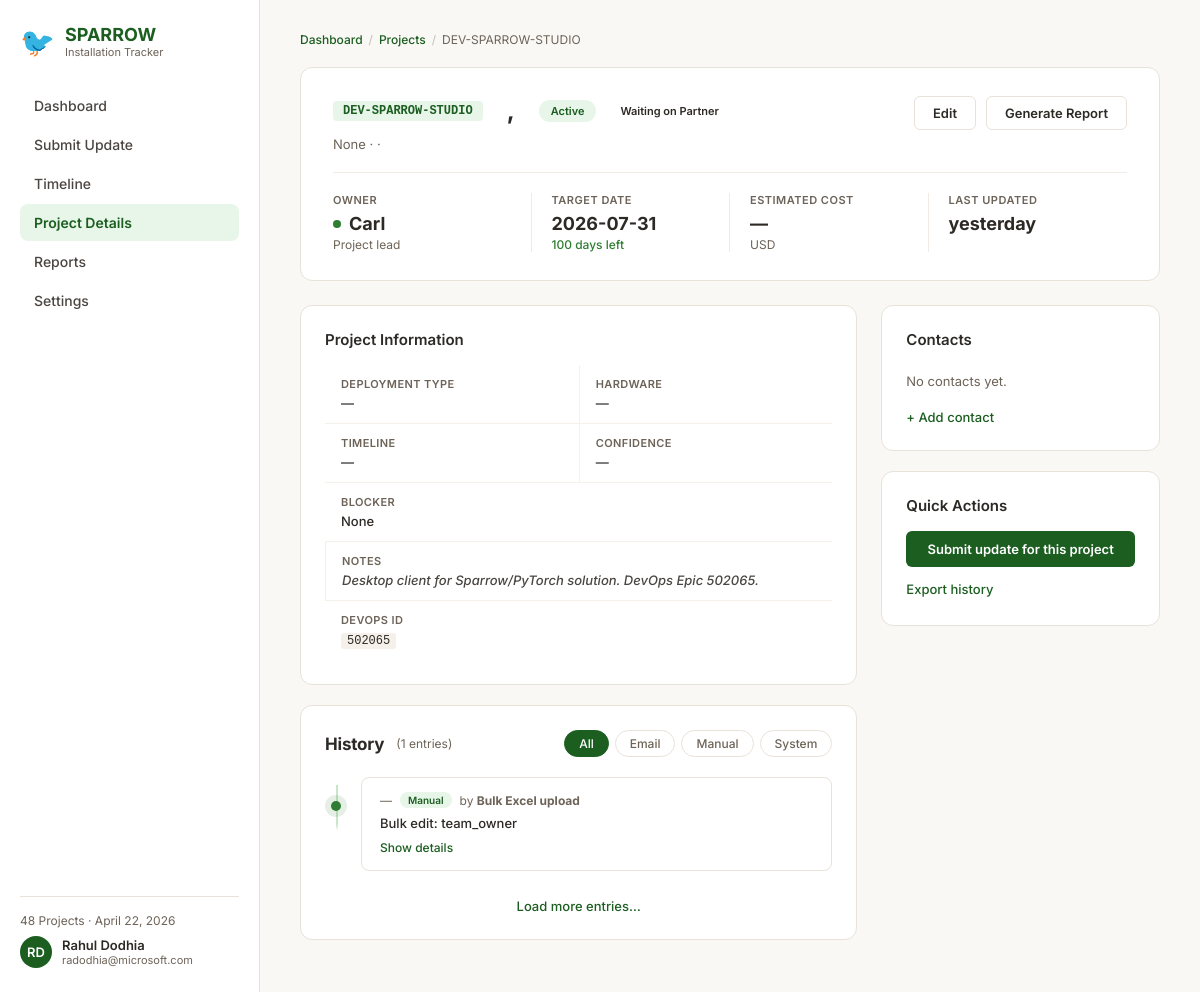
The app's page /project/DEV-SPARROW-STUDIO with its own data.
### tables this page shows
CREATE TABLE projects (
            project_id        TEXT PRIMARY KEY,
            continent         TEXT,
            country           TEXT,
            location          TEXT,
            partner_org       TEXT,
            status            TEXT NOT NULL DEFAULT 'Scoping',
            blocker           TEXT,
            deployment_type   TEXT,
            timeline_label    TEXT,          -- human-readable: "Before End FY26"
            target_date       TEXT,          -- ISO date or NULL
            target_confidence TEXT,          -- hard / committed / soft / aspirational
            hardware          TEXT,
            estimated_cost    REAL,
            team_owner        TEXT,
            devops_id         INTEGER,
            notes             TEXT,
            last_updated      TEXT NOT NULL,
            last_updated_by   TEXT
        , is_at_risk INTEGER NOT NULL DEFAULT 0, item_type TEXT NOT NULL DEFAULT 'deployment', track_name TEXT, start_date TEXT, parent_project_id TEXT, health TEXT NOT NULL DEFAULT 'On Track', priority TEXT, sparrow INTEGER NOT NULL DEFAULT 0, sparrow_go INTEGER NOT NULL DEFAULT 0, robin INTEGER NOT NULL DEFAULT 0);

CREATE TABLE history (
            id              INTEGER PRIMARY KEY AUTOINCREMENT,
            project_id      TEXT NOT NULL,
            timestamp       TEXT NOT NULL,
            updated_by      TEXT,
            source_type     TEXT,            -- email / teams_paste / manual_note / system
            source_text     TEXT,            -- full original pasted text
            changes         TEXT NOT NULL,   -- JSON: {field: {old, new}}
            llm_summary     TEXT,
            FOREIGN KEY (project_id) REFERENCES projects(project_id)
        );

### app.py (the view)
@app.route("/project/<project_id>")
def project_details(project_id):
    p = get_project(project_id)
    if not p:
        return "Project not found", 404
    history = get_project_history(project_id)
    contacts = get_contacts(project_id)
    nudges = get_active_nudges()
    project_nudges = [n for n in nudges if n.get("project_id") == project_id]
    target_sub = ""
    target_sub_color = "#6d6358"
    if p.get("target_date"):
        try:
            td = date.fromisoformat(p["target_date"])
            days_left = (td - date.today()).days
            if days_left < 0:
                target_sub = f"{-days_left}d overdue"
                target_sub_color = "#c62828"
            else:
                target_sub = f"{days_left} days left"
                target_sub_color = "#2e7d32"
        except ValueError:
            pass
    return render_template(
        "project_details.html",
        p=p,
        history=history,
        contacts=contacts,
        nudges=project_nudges,
        target_sub=target_sub,
        target_sub_color=target_sub_color,
    )

### app.py (called while the page is built, shortened)
@app.context_processor
def inject_globals():
    projects = get_all_projects()
    return dict(
        today=date.today(),
        total_projects=len(projects),
        llm_available=llm_available,
        VALID_STATUSES=VALID_STATUSES,
        VALID_HEALTH=VALID_HEALTH,
        VALID_PRIORITIES=VALID_PRIORITIES,
        TEAM_MEMBERS=TEAM_MEMBERS,
    )

@app.template_filter("timeago")
def timeago_filter(dt_str):
    if not dt_str:
        return "—"
    try:
        dt = datetime.fromisoformat(dt_str)
    except (ValueError, TypeError):
        return dt_str
    now = datetime.now()
    diff = now - dt
    seconds = diff.total_seconds()
    if seconds < 60:
        return "just now"
    if seconds < 3600:
        m = int(seconds // 60)
        return f"{m}m ago"
    if seconds < 86400:
        h = int(seconds // 3600)
        return f"{h}h ago"
    d = int(seconds // 86400)
    if d == 1:
        return "yesterday"

### db.py (called while the page is built)
@contextmanager
def get_conn():
    conn = sqlite3.connect(DB_PATH)
    conn.row_factory = sqlite3.Row
    conn.execute("PRAGMA journal_mode=WAL")
    conn.execute("PRAGMA foreign_keys=ON")
    try:
        yield conn
        conn.commit()
    finally:
        conn.close()

def get_all_projects(include_closed=True):
    with get_conn() as conn:
        if include_closed:
            rows = conn.execute("SELECT * FROM projects ORDER BY continent, country, location").fetchall()
        else:
            placeholders = ",".join("?" for _ in CLOSED_STATUSES)
            rows = conn.execute(
                f"SELECT * FROM projects WHERE status NOT IN ({placeholders}) ORDER BY continent, country, location",
                list(CLOSED_STATUSES),
            ).fetchall()
        return [dict(r) for r in rows]

def get_project(project_id):
    with get_conn() as conn:
        row = conn.execute("SELECT * FROM projects WHERE project_id = ?", (project_id,)).fetchone()
        return dict(row) if row else None

def get_project_history(project_id, limit=50):
    with get_conn() as conn:
        rows = conn.execute(
            "SELECT * FROM history WHERE project_id = ? ORDER BY timestamp DESC LIMIT ?",
            (project_id, limit),
        ).fetchall()
        result = []
        for r in rows:
            d = dict(r)
            d["changes"] = json.loads(d["changes"])
            result.append(d)
        return result

### templates/project_details.html (shortened to what this page needs)
{% extends "base.html" %}
{% set active_page = "project_details" %}
{% block content %}
  <div class="breadcrumb">
    <a href="{{ url_for('dashboard') }}">Dashboard</a>
    <span class="sep">/</span>
    <a href="{{ url_for('dashboard') }}">Projects</a>
    <span class="sep">/</span>
    <span>{{ p.project_id }}</span>
  </div>
  <div class="detail-header">
    <div class="detail-top">
      <div style="display:flex;align-items:center;gap:12px;flex-wrap:wrap">
        <span class="detail-id">{{ p.project_id }}</span>
        <span class="detail-name">{{ p.location }}, {{ p.country }}</span>
        {% if p.status %}
          <span class="pill {{ p.status|lower|replace(' ', '-') }}">{{ p.status }}</span>
        {% endif %}
        {% if p.health %}
          <span class="pill {{ p.health|lower|replace(' ', '-') }}">{{ p.health }}</span>
        {% endif %}
      </div>
      <div class="header-actions">
        <button class="btn btn-outline">Edit</button>
        <button class="btn btn-outline">Generate Report</button>
      </div>
    </div>
    <div class="detail-sub">{{ p.partner_org }} &middot; {{ p.country }} &middot; {{ p.continent }}</div>
    <div class="metrics">
      <div class="metric">
        <div class="lbl">Owner</div>
        <div class="val"><span class="dot"></span>{{ p.team_owner or '—' }}</div>
        <div class="sub">Project lead</div>
      </div>
      <div class="metric">
        <div class="lbl">Target Date</div>
        <div class="val">{{ p.target_date or '—' }}</div>
        {% if target_sub %}
          <div class="sub" style="color:{{ target_sub_color }}; font-weight:500">{{ target_sub }}</div>
        {% endif %}
      </div>
      <div class="metric">
        <div class="lbl">Estimated Cost</div>
        <div class="val">{% if p.estimated_cost %}${{ '{:,.0f}'.format(p.estimated_cost|float) }}{% else %}—{% endif %}</div>
        <div class="sub">USD</div>
      </div>
      <div class="metric">
        <div class="lbl">Last Updated</div>
        <div class="val">{{ p.last_updated|timeago if p.last_updated else '—' }}</div>
      </div>
    </div>
  </div>
  <div class="two-col">
    <div>
      <div class="card">
        <div class="card-title">Project Information</div>
        <div class="info-grid">
          <div class="info-field">
            <div class="lbl">Deployment Type</div>
            <div class="val">{{ p.deployment_type or '—' }}</div>
          </div>
          <div class="info-field">
            <div class="lbl">Hardware</div>
            <div class="val">{{ p.hardware or '—' }}</div>
          </div>
          <div class="info-field">
            <div class="lbl">Timeline</div>
            <div class="val">{{ p.timeline_label or '—' }}</div>
          </div>
          <div class="info-field">
            <div class="lbl">Confidence</div>
            <div class="val">{{ p.target_confidence or '—' }}</div>
          </div>
          <div class="info-field full">
            <div class="lbl">Blocker</div>
            <div class="val"{% if p.blocker %} style="color:#c62828"{% endif %}>{{ p.blocker or 'None' }}</div>
          </div>
          <div class="info-field full">
            <div class="lbl">Notes</div>
            <div class="val" style="font-style:italic;color:#4a4540">{{ p.notes or '—' }}</div>
          </div>
          <div class="info-field full" style="border-bottom:none">
            <div class="lbl">DevOps ID</div>
            <div class="val">
              {% if p.devops_id %}
                <code style="font-family:'Cascadia Code',monospace;background:#f5f0ea;padding:1px 6px;border-radius:3px;font-size:12px">{{ p.devops_id }}</code>
              {% else %}
                —
              {% endif %}
            </div>
          </div>
        </div>
      </div>
      <div class="card" style="padding-bottom:20px">
        <div style="display:flex;align-items:center;justify-content:space-between;margin-bottom:20px;flex-wrap:wrap;gap:12px">
          <div style="display:flex;align-items:center;gap:12px">
            <span style="font-size:17px;font-weight:700;color:#2d2a26;letter-spacing:-0.2px">History</span>
            <span style="font-size:12px;color:#6d6358">({{ history|length }} entries)</span>
          </div>
          <div class="filter-chips">
            <button class="chip active" data-source="all">All</button>
            <button class="chip" data-source="email">Email</button>
            <button class="chip" data-source="manual">Manual</button>
            <button class="chip" data-source="system">System</button>
          </div>
        </div>
        <div class="timeline">
          {% for entry in history %}
          <div class="tl-entry" data-source="{{ entry.source_type }}">
            <div class="tl-dot {% if entry.source_type in ['email', 'manual'] %}green{% elif entry.source_type == 'system' %}purple{% elif entry.source_type == 'teams_paste' %}amber{% else %}green{% endif %}"></div>
            <div class="tl-card">
              <div class="tl-meta">
                <span>{{ entry.created_at|timeago }}</span>
                <span class="tl-badge {% if entry.source_type == 'teams_paste' %}teams{% else %}{{ entry.source_type }}{% endif %}">
                  {%- if entry.source_type == 'teams_paste' %}Teams{% elif entry.source_type == 'email' %}Email{% elif entry.source_type == 'manual' %}Manual{% elif entry.source_type == 'system' %}System{% else %}{{ entry.source_type }}{% endif -%}
                </span>
                {% if entry.updated_by %}
                  <span>by <strong>{{ entry.updated_by }}</strong></span>
                {% endif %}
              </div>
              {% if entry.llm_summary %}
                <div class="tl-summary">{{ entry.llm_summary }}</div>
              {% endif %}
              {% if entry.source_text %}
                <button class="tl-toggle">Show details</button>
              {% endif %}
            </div>
          </div>
          {% endfor %}
        </div>
        <div class="load-more">
          <a href="#">Load more entries&hellip;</a>
        </div>
      </div>
    </div>
    <div>
      <div class="card">
        <div class="card-title">Contacts</div>
        {% if not contacts %}
          <div style="font-size:13px;color:#6d6358;padding:8px 0">No contacts yet.</div>
        {% endif %}
        <a class="add-link" href="#">+ Add contact</a>
      </div>
      <div class="card">
        <div class="card-title">Quick Actions</div>
        <div style="display:flex;flex-direction:column;gap:10px">
          <a href="{{ url_for('submit_update') }}" class="btn btn-primary" style="width:100%;justify-content:center;padding:10px 18px;text-align:center">Submit update for this project</a>
          <a class="quick-action-link" href="#">Export history</a>
        </div>
      </div>
    </div>
  </div>
{% endblock %}

### records on screen
projects: project_id "DEV-SPARROW-STUDIO", status "Active", health "Waiting on Partner", team_owner "Carl", target_date "2026-07-31", last_updated "yesterday", notes "Desktop client for Sparrow/PyTorch solution. DevOps Epic 502065.", devops_id "502065"
history: created_at "—", source_type "Manual", updated_by "Bulk Excel upload", llm_summary "Bulk edit: team_owner"

### other values on screen
{{ total_projects }} "48"
{{ p.partner_org }} "None"
{{ target_sub }} "100 days left"
{{ p.deployment_type or '—' }} "—"
{{ p.hardware or '—' }} "—"
{{ p.timeline_label or '—' }} "—"
{{ p.target_confidence or '—' }} "—"
{{ p.blocker or 'None' }} "None"
{{ history|length }} "1"
